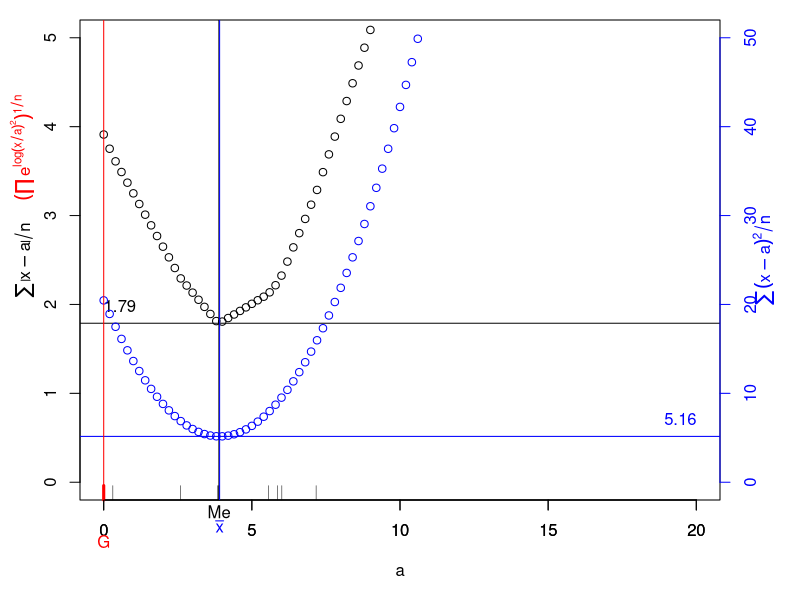
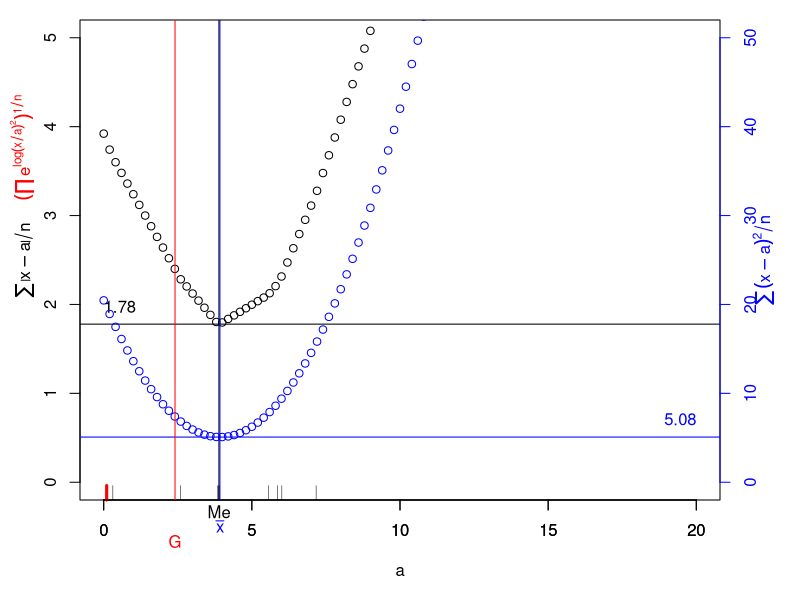
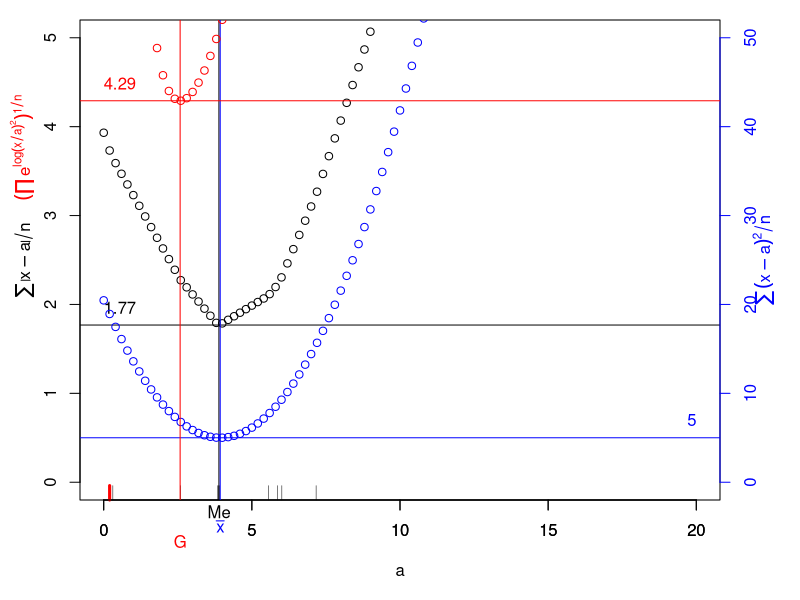
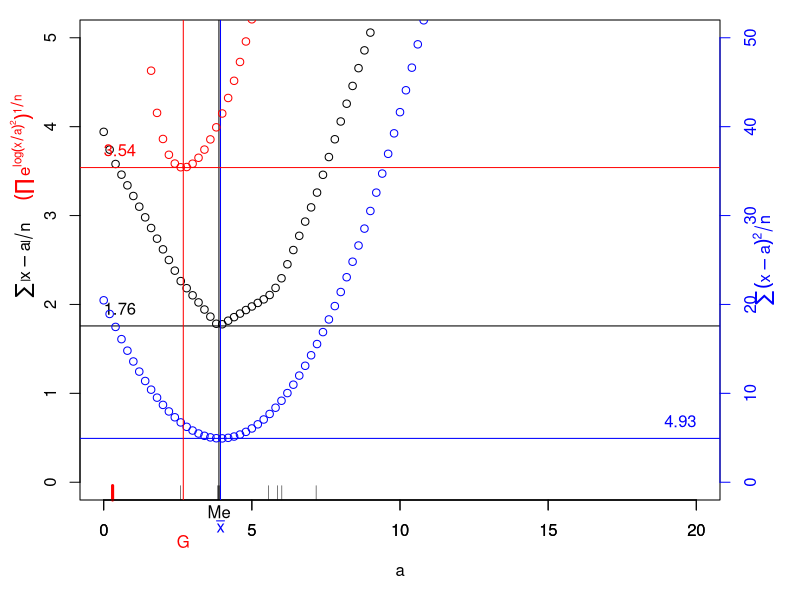
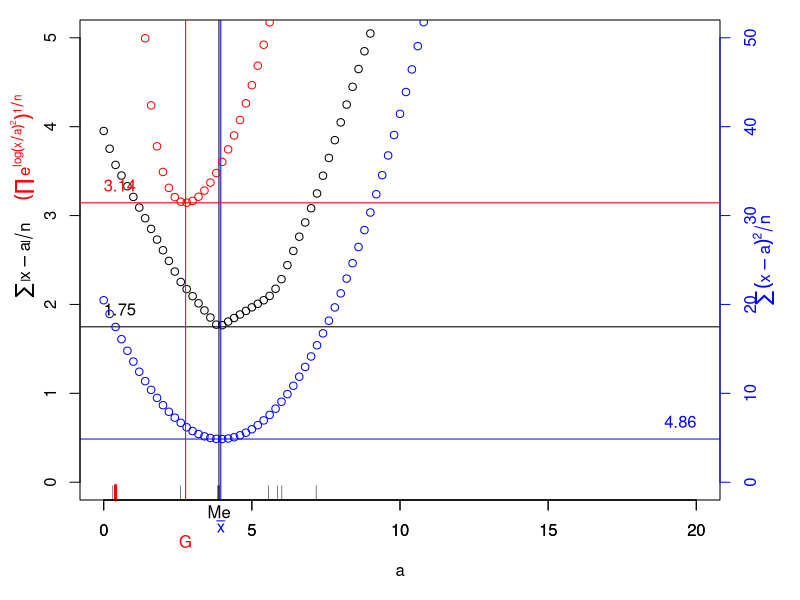
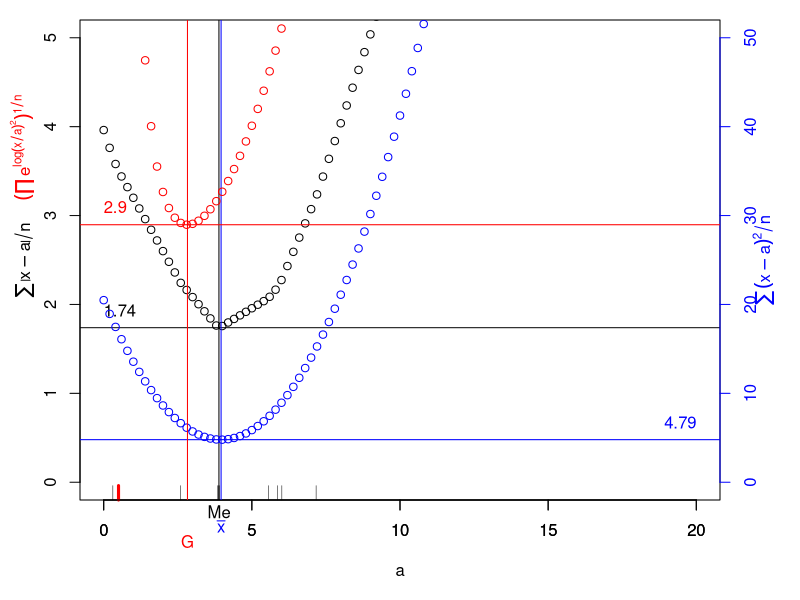
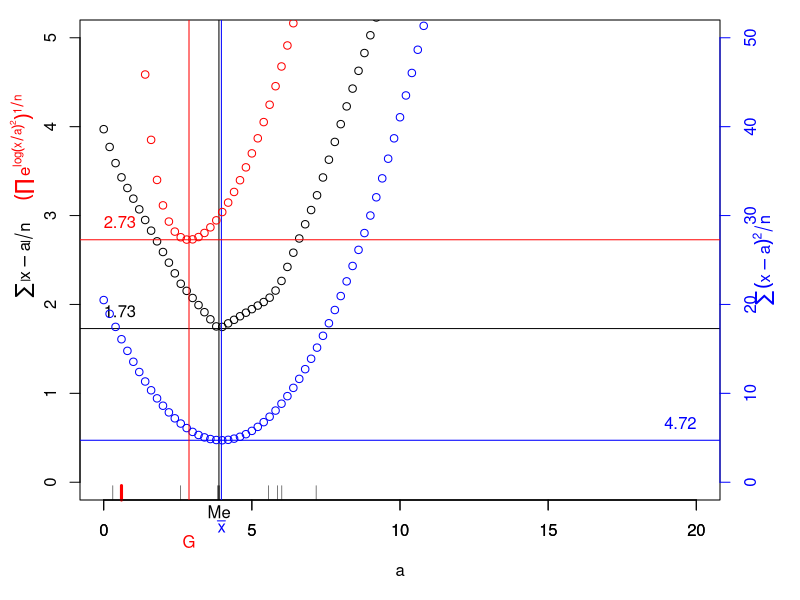
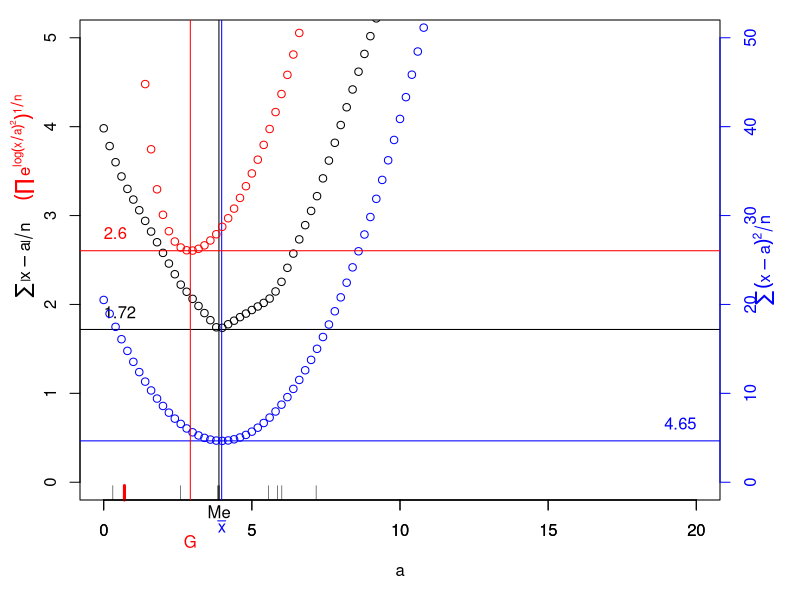

R code for these plots, in order:
###################################################
### chunk number 1: 
###################################################
options(width=70)
set.seed(1234)
library(Hmisc)
#library(xlsReadWrite)


###################################################
### chunk number 2: gmean
###################################################
gmean <- function(x,na.rm=TRUE){
#
# geometric mean
#
x <- x[!is.na(x)]
prod(x)^(1/length(x))
}
gmean(c(1,10,100,NA))


###################################################
### chunk number 3: showMinDeviation
###################################################
showMinDeviation <-
function(x=rnorm(10, 5, 2),a=seq(0, 20, .2),Xs=seq(0, max(a), .1),xlim=range(a),ylim=c(0,5),what=c("median", "mean", "gmean"),cols=c("black","blue","red")){
#
# dynamic plot of sum of deviations minima
#
#
n <- length(x)
maxa <- max(a)
basey <- max(ylim)/15
vabs <- Vectorize (FUN = function(x, a) sum(abs(x - a))/length (x), "a")
vkv <- Vectorize (FUN = function(x, a) sum((x - a)^2)/length (x), "a")
pkvoc <- Vectorize (FUN = function(x, a) prod(exp(log(x/a)^2))^(1/length(x)), "a")
#
par (mar = c(5, 4, 1, 4))
for (X in Xs) {
    x[n] <- X
    plot(a, a, ylab = "", xlim = xlim, ylim = ylim, type = "n")
    rug(x)
    rug(x[n], col = "red", lwd = 3)
    if (!is.na(pmatch ("median", what))) {
        ## median
        col <- cols[1]
        axis(1)
        mtext(expression(sum(abs(x - a)/n)), 2, 2)
        points(a, vabs(x, a), col = col)
        abline (v = median(x),col=col)
        MINa <- vabs(x, a = median(x))
        abline (h = MINa,col=col)
        text(0, MINa + .2, round(MINa, 2), xpd = TRUE, adj = 0,col=col)
        text(median(x), min(ylim)-basey, "Me", xpd = TRUE,col=col)
    }
    if (!is.na(pmatch ("mean", what))) {
        ## arithmetic mean
        col <- cols[2]
        axis(4, col = col, at = axTicks(2), label = axTicks(2) * 10, col.axis = col)
        mtext(expression(sum((x - a)^2)/n), 4, 2, col = col)
        points(a, vkv(x, a)/10, col = col)
        abline (v = mean(x), col = col)
        MINk <- vkv(x, a = mean(x))
        abline (h = MINk/10, col = col)
        text(maxa, MINk/10 + .2, round(MINk, 2), xpd = TRUE, adj = 1, col = col)
        text(mean(x), min(ylim)- basey*1.5, expression(bar (x)), xpd = TRUE, col = col)
    }
    if (!is.na(pmatch ("gmean", what))) {
        ## geometric mean
        col <- cols[3]
        points(a, pkvoc(x, a), col = col)
        abline (v = gmean(x), col = col)
        MINp <- pkvoc(x, a = gmean(x))
        abline (h = MINp, col = col)
        text(gmean(x), min(ylim)- basey*2, "G", xpd = TRUE, col = col)
        text(0, MINp + .2, round(MINp, 2), xpd = TRUE, adj = 0, col = col)
        mtext(expression((prod(e^{log(x/a)^2}))^{1/n}), 2, 2, col = col,adj=.8)
    }
}
}
showMinDeviation()


###################################################
### chunk number 4: 
###################################################
showMinDeviation(what=c("median"),Xs=20)


###################################################
### chunk number 5: 
###################################################
showMinDeviation(what=c("median","mean"),Xs=20)


###################################################
### chunk number 6: 
###################################################
showMinDeviation(Xs=20)


###################################################
### chunk number 7:  eval=FALSE
###################################################
## showMinDeviation()


###################################################
### chunk number 8: 
###################################################
gmean <- function(x,na.rm=TRUE){
#
# geometric mean
#
x <- x[!is.na(x)]
prod(x)^(1/length(x))
}
gmean(c(1,10,100,NA))


###################################################
### chunk number 9:  eval=FALSE
###################################################
## showMinDeviation <-
## function(x=rnorm(10, 5, 2),a=seq(0, 20, .2),Xs=seq(0, max(a), .1),xlim=range(a),ylim=c(0,5),what=c("median", "mean", "gmean"),cols=c("black","blue","red")){
## #
## # dynamic plot of sum of deviations minima
## #
## #
## n <- length(x)
## maxa <- max(a)
## basey <- max(ylim)/15
## vabs <- Vectorize (FUN = function(x, a) sum(abs(x - a))/length (x), "a")
## vkv <- Vectorize (FUN = function(x, a) sum((x - a)^2)/length (x), "a")
## pkvoc <- Vectorize (FUN = function(x, a) prod(exp(log(x/a)^2))^(1/length(x)), "a")
## #
## par (mar = c(5, 4, 1, 4))
## for (X in Xs) {
##     x[n] <- X
##     plot(a, a, ylab = "", xlim = xlim, ylim = ylim, type = "n")
##     rug(x)
##     rug(x[n], col = "red", lwd = 3)
##     if (!is.na(pmatch ("median", what))) {
##         ## median
##         col <- cols[1]
##         axis(1)
##         mtext(expression(sum(abs(x - a)/n)), 2, 2)
##         points(a, vabs(x, a), col = col)
##         abline (v = median(x),col=col)
##         MINa <- vabs(x, a = median(x))
##         abline (h = MINa,col=col)
##         text(0, MINa + .2, round(MINa, 2), xpd = TRUE, adj = 0,col=col)
##         text(median(x), min(ylim)-basey, "Me", xpd = TRUE,col=col)
##     }
##     if (!is.na(pmatch ("mean", what))) {
##         ## arithmetic mean
##         col <- cols[2]
##         axis(4, col = col, at = axTicks(2), label = axTicks(2) * 10, col.axis = col)
##         mtext(expression(sum((x - a)^2)/n), 4, 2, col = col)
##         points(a, vkv(x, a)/10, col = col)
##         abline (v = mean(x), col = col)
##         MINk <- vkv(x, a = mean(x))
##         abline (h = MINk/10, col = col)
##         text(maxa, MINk/10 + .2, round(MINk, 2), xpd = TRUE, adj = 1, col = col)
##         text(mean(x), min(ylim)- basey*1.5, expression(bar (x)), xpd = TRUE, col = col)
##     }
##     if (!is.na(pmatch ("gmean", what))) {
##         ## geometric mean
##         col <- cols[3]
##         points(a, pkvoc(x, a), col = col)
##         abline (v = gmean(x), col = col)
##         MINp <- pkvoc(x, a = gmean(x))
##         abline (h = MINp, col = col)
##         text(gmean(x), min(ylim)- basey*2, "G", xpd = TRUE, col = col)
##         text(0, MINp + .2, round(MINp, 2), xpd = TRUE, adj = 0, col = col)
##         mtext(expression((prod(e^{log(x/a)^2}))^{1/n}), 2, 2, col = col,adj=.8)
##     }
## }
## }
## showMinDeviation()


###################################################
### chunk number 10: minme
###################################################
set.seed(1221)
maxx <- 20
n <- 10
a <- seq(0,maxx,0.01)
x <- runif(n)*maxx
par(mar=c(5,4,1,3))
ylab <- expression(n(x <= a) - n(x > a))
plot(range(x),c(-n,n),type="n",xlab="",ylab=ylab,axes=FALSE)
axis(2)
segments(x,-.5,x,.5,lwd=2)
nvec <- Vectorize(FUN=function(x,a) {sum(x<=a)-sum(x>a)},"a")
vabs <- Vectorize (FUN = function(x, a) sum(abs(x - a))/length (x), "a")
points(a,nvec(x,a))
abline(h=0)
abline(v=median(x))
text(median(x),-n-1.5,"Me",xpd=TRUE)
lines(a,vabs(x,a))
labcurve(list(list(x=a,y=vabs(x,a))),labels=expression(sum(abs(x-a))),type="p")
